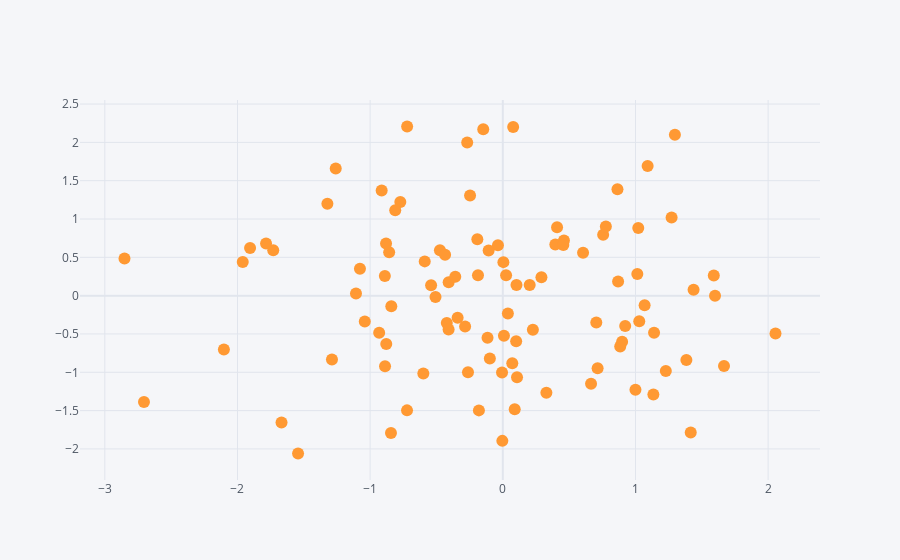

Source (notebook cell):
### Code cell
df.iplot(kind = 'scatter', x = 'A',y = 'B',mode='markers')
